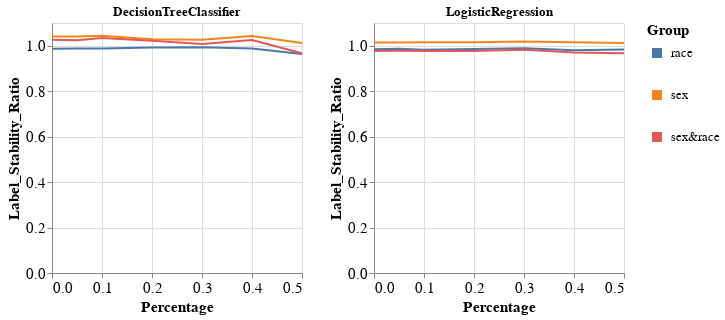

The code cell stored with this chart in its notebook:
### Markdown cell above
### Specific group metric per dataset, experiment iteration, and multiple models

### Code cell
visualizer.create_groups_grid_pct_lines_per_model_plot(group_metric='Label_Stability_Ratio',
                                                       target_preprocessing_technique=PREPROCESSING_TECHNIQUES[0],
                                                       model_names=MODEL_NAMES[:2])

### Figure 1 — Vega-Lite specification as saved in the notebook (floating-point values rounded to 4 significant figures)
{"config": {"view": {"continuousWidth": 400, "continuousHeight": 300}, "axis": {"labelFontSize": 15, "titleFontSize": 15}, "legend": {"labelFontSize": 13, "symbolStrokeWidth": 10, "titleFontSize": 15}}, "vconcat": [{"hconcat": [{"mark": "line", "encoding": {"color": {"field": "Group", "type": "nominal"}, "x": {"field": "Percentage", "type": "quantitative"}, "y": {"field": "Metric_Value", "title": "Label_Stability_Ratio", "type": "quantitative"}}, "height": 250, "title": "DecisionTreeClassifier", "width": 250}, {"data": {"name": "data-ed5514dd136aa67c3489d8da64d23ab0"}, "mark": "line", "encoding": {"color": {"field": "Group", "type": "nominal"}, "x": {"field": "Percentage", "type": "quantitative"}, "y": {"field": "Metric_Value", "title": "Label_Stability_Ratio", "type": "quantitative"}}, "height": 250, "title": "LogisticRegression", "width": 250}]}], "data": {"name": "data-e101d365efc93a59690f78b3baa01246"}, "$schema": "https://vega.github.io/schema/vega-lite/v4.17.0.json", "datasets": {"data-e101d365efc93a59690f78b3baa01246": [{"Model_Name": "DecisionTreeClassifier", "Metric": "Label_Stability_Ratio", "Group": "race", "Metric_Value": 0.9868, "Percentage": 0.0}, {"Model_Name": "DecisionTreeClassifier", "Metric": "Label_Stability_Ratio", "Group": "sex", "Metric_Value": 1.041, "Percentage": 0.0}, {"Model_Name": "DecisionTreeClassifier", "Metric": "Label_Stability_Ratio", "Group": "sex&race", "Metric_Value": 1.027, "Percentage": 0.0}, {"Model_Name": "DecisionTreeClassifier", "Metric": "Label_Stability_Ratio", "Group": "race", "Metric_Value": 0.9883, "Percentage": 0.05}, {"Model_Name": "DecisionTreeClassifier", "Metric": "Label_Stability_Ratio", "Group": "sex", "Metric_Value": 1.041, "Percentage": 0.05}, {"Model_Name": "DecisionTreeClassifier", "Metric": "Label_Stability_Ratio", "Group": "sex&race", "Metric_Value": 1.024, "Percentage": 0.05}, {"Model_Name": "DecisionTreeClassifier", "Metric": "Label_Stability_Ratio", "Group": "race", "Metric_Value": 0.9882, "Percentage": 0.1}, {"Model_Name": "DecisionTreeClassifier", "Metric": "Label_Stability_Ratio", "Group": "sex", "Metric_Value": 1.044, "Percentage": 0.1}, {"Model_Name": "DecisionTreeClassifier", "Metric": "Label_Stability_Ratio", "Group": "sex&race", "Metric_Value": 1.034, "Percentage": 0.1}, {"Model_Name": "DecisionTreeClassifier", "Metric": "Label_Stability_Ratio", "Group": "race", "Metric_Value": 0.9924, "Percentage": 0.2}, {"Model_Name": "DecisionTreeClassifier", "Metric": "Label_Stability_Ratio", "Group": "sex", "Metric_Value": 1.029, "Percentage": 0.2}, {"Model_Name": "DecisionTreeClassifier", "Metric": "Label_Stability_Ratio", "Group": "sex&race", "Metric_Value": 1.022, "Percentage": 0.2}, {"Model_Name": "DecisionTreeClassifier", "Metric": "Label_Stability_Ratio", "Group": "race", "Metric_Value": 0.9932, "Percentage": 0.3}, {"Model_Name": "DecisionTreeClassifier", "Metric": "Label_Stability_Ratio", "Group": "sex", "Metric_Value": 1.026, "Percentage": 0.3}, {"Model_Name": "DecisionTreeClassifier", "Metric": "Label_Stability_Ratio", "Group": "sex&race", "Metric_Value": 1.007, "Percentage": 0.3}, {"Model_Name": "DecisionTreeClassifier", "Metric": "Label_Stability_Ratio", "Group": "race", "Metric_Value": 0.9875, "Percentage": 0.4}, {"Model_Name": "DecisionTreeClassifier", "Metric": "Label_Stability_Ratio", "Group": "sex", "Metric_Value": 1.042, "Percentage": 0.4}, {"Model_Name": "DecisionTreeClassifier", "Metric": "Label_Stability_Ratio", "Group": "sex&race", "Metric_Value": 1.025, "Percentage": 0.4}, {"Model_Name": "DecisionTreeClassifier", "Metric": "Label_Stability_Ratio", "Group": "race", "Metric_Value": 0.9633, "Percentage": 0.5}, {"Model_Name": "DecisionTreeClassifier", "Metric": "Label_Stability_Ratio", "Group": "sex", "Metric_Value": 1.012, "Percentage": 0.5}, {"Model_Name": "DecisionTreeClassifier", "Metric": "Label_Stability_Ratio", "Group": "sex&race", "Metric_Value": 0.9673, "Percentage": 0.5}], "data-ed5514dd136aa67c3489d8da64d23ab0": [{"Model_Name": "LogisticRegression", "Metric": "Label_Stability_Ratio", "Group": "race", "Metric_Value": 0.9847, "Percentage": 0.0}, {"Model_Name": "LogisticRegression", "Metric": "Label_Stability_Ratio", "Group": "sex", "Metric_Value": 1.014, "Percentage": 0.0}, {"Model_Name": "LogisticRegression", "Metric": "Label_Stability_Ratio", "Group": "sex&race", "Metric_Value": 0.9763, "Percentage": 0.0}, {"Model_Name": "LogisticRegression", "Metric": "Label_Stability_Ratio", "Group": "race", "Metric_Value": 0.9869, "Percentage": 0.05}, {"Model_Name": "LogisticRegression", "Metric": "Label_Stability_Ratio", "Group": "sex", "Metric_Value": 1.014, "Percentage": 0.05}, {"Model_Name": "LogisticRegression", "Metric": "Label_Stability_Ratio", "Group": "sex&race", "Metric_Value": 0.9774, "Percentage": 0.05}, {"Model_Name": "LogisticRegression", "Metric": "Label_Stability_Ratio", "Group": "race", "Metric_Value": 0.9819, "Percentage": 0.1}, {"Model_Name": "LogisticRegression", "Metric": "Label_Stability_Ratio", "Group": "sex", "Metric_Value": 1.016, "Percentage": 0.1}, {"Model_Name": "LogisticRegression", "Metric": "Label_Stability_Ratio", "Group": "sex&race", "Metric_Value": 0.9766, "Percentage": 0.1}, {"Model_Name": "LogisticRegression", "Metric": "Label_Stability_Ratio", "Group": "race", "Metric_Value": 0.9857, "Percentage": 0.2}, {"Model_Name": "LogisticRegression", "Metric": "Label_Stability_Ratio", "Group": "sex", "Metric_Value": 1.015, "Percentage": 0.2}, {"Model_Name": "LogisticRegression", "Metric": "Label_Stability_Ratio", "Group": "sex&race", "Metric_Value": 0.9763, "Percentage": 0.2}, {"Model_Name": "LogisticRegression", "Metric": "Label_Stability_Ratio", "Group": "race", "Metric_Value": 0.9885, "Percentage": 0.3}, {"Model_Name": "LogisticRegression", "Metric": "Label_Stability_Ratio", "Group": "sex", "Metric_Value": 1.018, "Percentage": 0.3}, {"Model_Name": "LogisticRegression", "Metric": "Label_Stability_Ratio", "Group": "sex&race", "Metric_Value": 0.9826, "Percentage": 0.3}, {"Model_Name": "LogisticRegression", "Metric": "Label_Stability_Ratio", "Group": "race", "Metric_Value": 0.9805, "Percentage": 0.4}, {"Model_Name": "LogisticRegression", "Metric": "Label_Stability_Ratio", "Group": "sex", "Metric_Value": 1.016, "Percentage": 0.4}, {"Model_Name": "LogisticRegression", "Metric": "Label_Stability_Ratio", "Group": "sex&race", "Metric_Value": 0.9706, "Percentage": 0.4}, {"Model_Name": "LogisticRegression", "Metric": "Label_Stability_Ratio", "Group": "race", "Metric_Value": 0.9832, "Percentage": 0.5}, {"Model_Name": "LogisticRegression", "Metric": "Label_Stability_Ratio", "Group": "sex", "Metric_Value": 1.012, "Percentage": 0.5}, {"Model_Name": "LogisticRegression", "Metric": "Label_Stability_Ratio", "Group": "sex&race", "Metric_Value": 0.9672, "Percentage": 0.5}]}}
